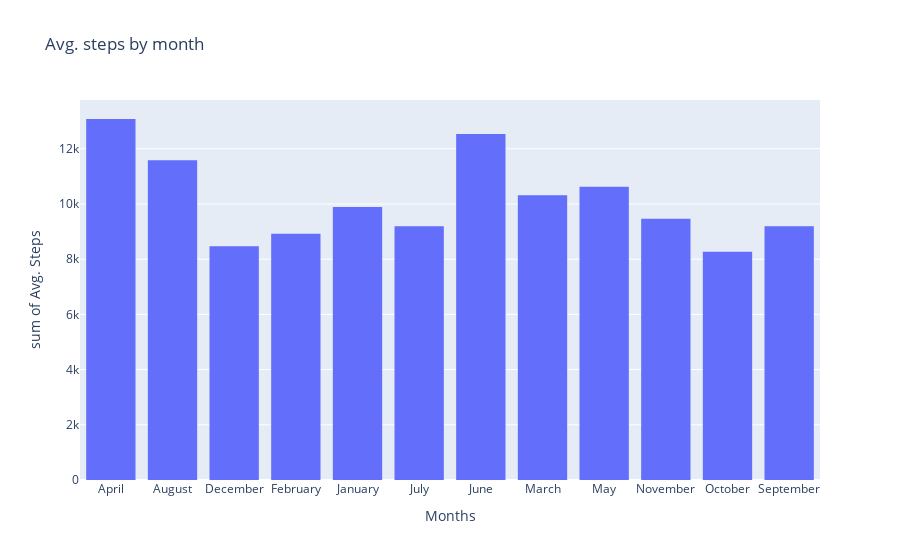

Notebook cell for this chart:
### Markdown cell above
#### From the Fitbit data, we want to visually understand:

How the average number of steps change by month. Use the appropriate visualization to show the median steps by month. Is Fitbitter more active on weekend or workdays? All plots must be in the same jupyter notebook cell.

**Hints**:

* Use Months_encoded and Week_or Weekend columns.
* Use matplolib.pyplot object oriented API.
* Set your size figure to 12,4
* Explore plt.sca
* Explore plt.xticks
* Save your figures in a folder called `figures` in your repo.

### Code cell
# MEDIAN STEPS BY MONTH_ENCODED
# your code here
month_steps = fitbit.groupby('Months')['Steps'].agg('mean').reset_index()
fig, ax = plt.subplots(ncols=1, nrows=1, figsize = (12,8))
x = month_steps['Months']
y = month_steps['Steps']
ax.bar(x,y)
ax.set_title('Avg steps by month')
ax.xaxis.set_tick_params(rotation=45)
fig.savefig('../figures/avg_steps_month.png')

# MEDIAN STEPS BY WORK_OR_WEEKEND
# your code here
week_steps = fitbit.groupby('Work_or_Weekend')['Steps'].agg('mean').reset_index()
week_steps['Work_or_Weekend'].replace({0:'weekend',1:'week'}, inplace=True)
x=week_steps['Work_or_Weekend']
y=week_steps['Steps']

fig, ax = plt.subplots(ncols=1, nrows=1, figsize = (12,8))
ax.set(ylabel='Week / Weekend', xlabel='Avg. steps', title = 'Avg. steps along the week', xlim = [8000,10200])
ax.barh(x,y)
fig.savefig('../figures/avg_steps_week-weekend.png', 
            transparent=False, 
            dpi=80, 
            bbox_inches="tight")

### Figure 1 — Plotly figure (JSON) as saved in the notebook; plotly's stock layout.template omitted (floating-point values rounded to 4 significant figures)
{"data": [{"alignmentgroup": "True", "bingroup": "x", "histfunc": "sum", "hovertemplate": "Months=%{x}<br>sum of Avg. Steps=%{y}<extra></extra>", "legendgroup": "", "marker": {"color": "#636efa"}, "name": "", "offsetgroup": "", "orientation": "v", "showlegend": false, "type": "histogram", "x": ["April", "August", "December", "February", "January", "July", "June", "March", "May", "November", "October", "September"], "xaxis": "x", "y": [13080.0, 11580.0, 8470.0, 8923.0, 9892.0, 9193.0, 12540.0, 10310.0, 10620.0, 9467.0, 8272.0, 9191.0], "yaxis": "y"}], "layout": {"autosize": true, "barmode": "relative", "legend": {"tracegroupgap": 0}, "title": {"text": "Avg. steps by month"}, "xaxis": {"anchor": "y", "autorange": true, "domain": [0, 1], "range": [-0.5, 11.5], "title": {"text": "Months"}, "type": "category"}, "yaxis": {"anchor": "x", "autorange": true, "domain": [0, 1], "range": [0, 13770.0], "title": {"text": "sum of Avg. Steps"}, "type": "linear"}}}
